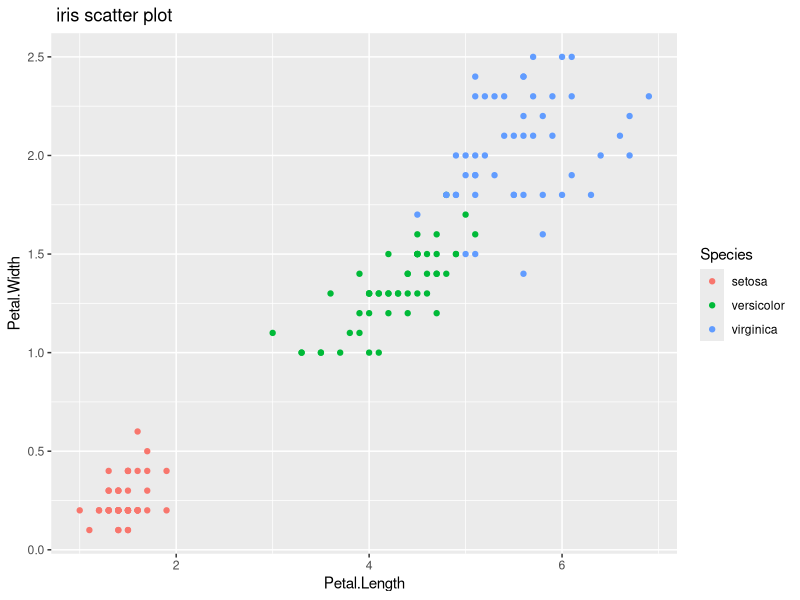
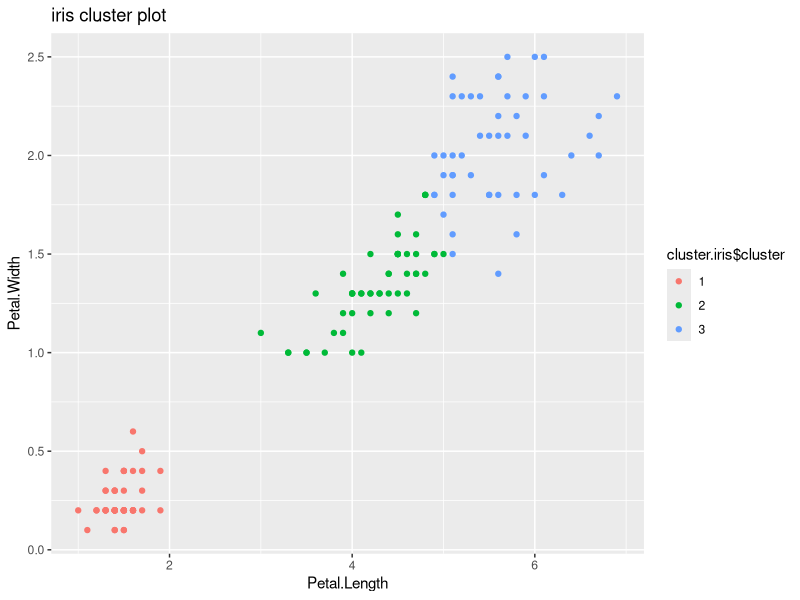

These figures' R source, in order:
head(iris)

library(ggplot2)
ggplot(iris, aes(Petal.Length, Petal.Width, col=Species)) + geom_point() + ggtitle(" iris scatter plot")

set.seed(55)
cluster.iris <- kmeans(iris[, 3:4], 3, nstart = 20)
cluster.iris

table(cluster.iris$cluster, iris$Species)
cluster.iris$cluster <- as.factor(cluster.iris$cluster)
ggplot(iris, aes(Petal.Length, Petal.Width, color=cluster.iris$cluster)) + geom_point() + ggtitle("iris cluster plot")


